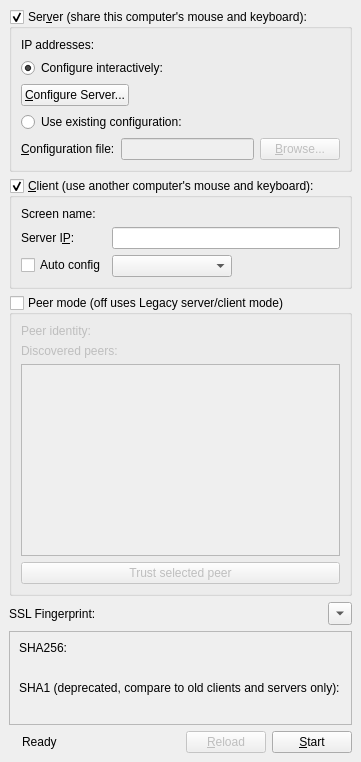
<?xml version="1.0" encoding="UTF-8"?>
<ui version="4.0">
 <class>MainWindow</class>
 <widget class="QMainWindow" name="MainWindow">
  <property name="sizePolicy">
   <sizepolicy hsizetype="Fixed" vsizetype="Fixed">
    <horstretch>0</horstretch>
    <verstretch>0</verstretch>
   </sizepolicy>
  </property>
  <property name="windowTitle">
   <string>InputLeap</string>
  </property>
  <widget class="QWidget" name="centralwidget">
   <layout class="QVBoxLayout" name="verticalLayout_2">
    <property name="sizeConstraint">
     <enum>QLayout::SetFixedSize</enum>
    </property>
    <item>
     <widget class="QGroupBox" name="m_pGroupServer">
      <property name="sizePolicy">
       <sizepolicy hsizetype="Preferred" vsizetype="Preferred">
        <horstretch>0</horstretch>
        <verstretch>0</verstretch>
       </sizepolicy>
      </property>
      <property name="title">
       <string>Ser&amp;ver (share this computer's mouse and keyboard):</string>
      </property>
      <property name="checkable">
       <bool>true</bool>
      </property>
      <property name="checked">
       <bool>true</bool>
      </property>
      <layout class="QVBoxLayout">
       <item>
        <layout class="QFormLayout" name="formLayout">
         <property name="fieldGrowthPolicy">
          <enum>QFormLayout::AllNonFixedFieldsGrow</enum>
         </property>
         <item row="0" column="0">
          <widget class="QLabel" name="label_2">
           <property name="text">
            <string>IP addresses:</string>
           </property>
          </widget>
         </item>
         <item row="0" column="1">
          <widget class="QLabel" name="m_pLabelIpAddresses">
           <property name="text">
            <string notr="true"/>
           </property>
          </widget>
         </item>
        </layout>
       </item>
       <item>
        <widget class="QRadioButton" name="m_pRadioInternalConfig">
         <property name="text">
          <string>Configure interactively:</string>
         </property>
         <property name="checked">
          <bool>true</bool>
         </property>
        </widget>
       </item>
       <item>
        <layout class="QHBoxLayout" name="horizontalLayout_4">
         <item>
          <widget class="QPushButton" name="m_pButtonConfigureServer">
           <property name="text">
            <string>&amp;Configure Server...</string>
           </property>
          </widget>
         </item>
         <item>
          <spacer>
           <property name="orientation">
            <enum>Qt::Horizontal</enum>
           </property>
           <property name="sizeHint" stdset="0">
            <size>
             <width>40</width>
             <height>20</height>
            </size>
           </property>
          </spacer>
         </item>
        </layout>
       </item>
       <item>
        <widget class="QRadioButton" name="m_pRadioExternalConfig">
         <property name="text">
          <string>Use existing configuration:</string>
         </property>
        </widget>
       </item>
       <item>
        <layout class="QHBoxLayout">
         <item>
          <widget class="QLabel" name="m_pLabelConfigurationFile">
           <property name="text">
            <string>&amp;Configuration file:</string>
           </property>
           <property name="buddy">
            <cstring>m_pLineEditConfigFile</cstring>
           </property>
          </widget>
         </item>
         <item>
          <widget class="QLineEdit" name="m_pLineEditConfigFile">
           <property name="enabled">
            <bool>false</bool>
           </property>
          </widget>
         </item>
         <item>
          <widget class="QPushButton" name="m_pButtonBrowseConfigFile">
           <property name="enabled">
            <bool>false</bool>
           </property>
           <property name="text">
            <string>&amp;Browse...</string>
           </property>
          </widget>
         </item>
        </layout>
       </item>
      </layout>
     </widget>
    </item>
    <item>
     <widget class="QGroupBox" name="m_pGroupClient">
      <property name="sizePolicy">
       <sizepolicy hsizetype="Preferred" vsizetype="Preferred">
        <horstretch>0</horstretch>
        <verstretch>0</verstretch>
       </sizepolicy>
      </property>
      <property name="title">
       <string>&amp;Client (use another computer's mouse and keyboard):</string>
      </property>
      <property name="checkable">
       <bool>true</bool>
      </property>
      <property name="checked">
       <bool>true</bool>
      </property>
      <layout class="QFormLayout" name="formLayout_3">
       <property name="fieldGrowthPolicy">
        <enum>QFormLayout::AllNonFixedFieldsGrow</enum>
       </property>
       <item row="0" column="0">
        <widget class="QLabel" name="label_5">
         <property name="text">
          <string>Screen name:</string>
         </property>
        </widget>
       </item>
       <item row="0" column="1">
        <widget class="QLabel" name="m_pLabelScreenName">
         <property name="text">
          <string notr="true"/>
         </property>
        </widget>
       </item>
       <item row="2" column="0">
        <widget class="QLabel" name="m_pLabelServerName">
         <property name="text">
          <string>Server I&amp;P:</string>
         </property>
         <property name="buddy">
          <cstring>m_pLineEditHostname</cstring>
         </property>
        </widget>
       </item>
       <item row="2" column="1">
        <widget class="QLineEdit" name="m_pLineEditHostname"/>
       </item>
       <item row="3" column="0">
        <widget class="QCheckBox" name="m_pCheckBoxAutoConfig">
         <property name="text">
          <string>Auto config</string>
         </property>
        </widget>
       </item>
       <item row="3" column="1">
        <widget class="QComboBox" name="m_pComboServerList">
         <property name="sizePolicy">
          <sizepolicy hsizetype="Maximum" vsizetype="Preferred">
           <horstretch>0</horstretch>
           <verstretch>0</verstretch>
          </sizepolicy>
         </property>
         <property name="minimumSize">
          <size>
           <width>120</width>
           <height>0</height>
          </size>
         </property>
        </widget>
       </item>
      </layout>
     </widget>
    </item>
    <item>
     <widget class="QGroupBox" name="m_pGroupPeer">
     <property name="title">
       <string>Peer mode (off uses Legacy server/client mode)</string>
      </property>
      <property name="checkable">
       <bool>true</bool>
      </property>
      <property name="checked">
       <bool>false</bool>
      </property>
      <layout class="QVBoxLayout" name="peerModeLayout">
       <item>
        <widget class="QLabel" name="m_pLabelPeerIdentity">
         <property name="text">
          <string>Peer identity:</string>
         </property>
         <property name="textInteractionFlags">
          <set>Qt::TextSelectableByMouse</set>
         </property>
        </widget>
       </item>
       <item>
        <widget class="QLabel" name="m_pLabelDiscoveredPeers">
         <property name="text">
          <string>Discovered peers:</string>
         </property>
        </widget>
       </item>
       <item>
        <widget class="QListWidget" name="m_pListPeers"/>
       </item>
       <item>
        <widget class="QPushButton" name="m_pButtonTrustPeer">
         <property name="text">
          <string>Trust selected peer</string>
         </property>
        </widget>
       </item>
      </layout>
     </widget>
    </item>
    <item>
     <layout class="QHBoxLayout" name="horizontalLayout_3">
      <item>
       <widget class="QLabel" name="m_pLabelFingerprint">
        <property name="sizePolicy">
         <sizepolicy hsizetype="Maximum" vsizetype="Preferred">
          <horstretch>0</horstretch>
          <verstretch>0</verstretch>
         </sizepolicy>
        </property>
        <property name="text">
         <string>SSL Fingerprint:</string>
        </property>
       </widget>
      </item>
      <item>
       <widget class="QLabel" name="m_pLabelLocalFingerprint">
        <property name="text">
         <string/>
        </property>
        <property name="textFormat">
         <enum>Qt::PlainText</enum>
        </property>
       </widget>
      </item>
      <item>
       <widget class="QToolButton" name="toolbutton_show_fingerprint">
        <property name="text">
         <string>...</string>
        </property>
        <property name="arrowType">
         <enum>Qt::DownArrow</enum>
        </property>
       </widget>
      </item>
     </layout>
    </item>
    <item>
     <widget class="QFrame" name="frame_fingerprint_details">
      <property name="frameShape">
       <enum>QFrame::StyledPanel</enum>
      </property>
      <property name="frameShadow">
       <enum>QFrame::Raised</enum>
      </property>
      <layout class="QGridLayout" name="gridLayout">
       <property name="sizeConstraint">
        <enum>QLayout::SetMinimumSize</enum>
       </property>
       <item row="1" column="1">
        <widget class="QLabel" name="label_sha256_randomart">
         <property name="font">
          <font>
           <family>Courier</family>
          </font>
         </property>
         <property name="text">
          <string/>
         </property>
         <property name="textInteractionFlags">
          <set>Qt::LinksAccessibleByMouse|Qt::TextSelectableByMouse</set>
         </property>
        </widget>
       </item>
       <item row="2" column="0" colspan="2">
        <widget class="QLabel" name="label_sha1">
         <property name="text">
          <string>SHA1 (deprecated, compare to old clients and servers only):</string>
         </property>
        </widget>
       </item>
       <item row="3" column="0" colspan="2">
        <widget class="QLabel" name="label_sha1_fingerprint_full">
         <property name="text">
          <string/>
         </property>
         <property name="textInteractionFlags">
          <set>Qt::LinksAccessibleByMouse|Qt::TextSelectableByMouse</set>
         </property>
        </widget>
       </item>
       <item row="0" column="0" colspan="2">
        <widget class="QLabel" name="label_sha256">
         <property name="text">
          <string>SHA256:</string>
         </property>
        </widget>
       </item>
       <item row="1" column="0">
        <widget class="QLabel" name="label_sha256_fingerprint_full">
         <property name="text">
          <string/>
         </property>
         <property name="textInteractionFlags">
          <set>Qt::LinksAccessibleByMouse|Qt::TextSelectableByMouse</set>
         </property>
        </widget>
       </item>
      </layout>
     </widget>
    </item>
    <item>
     <layout class="QHBoxLayout" name="horizontalLayout">
      <property name="sizeConstraint">
       <enum>QLayout::SetDefaultConstraint</enum>
      </property>
      <item>
       <widget class="QLabel" name="m_pLabelPadlock">
        <property name="enabled">
         <bool>true</bool>
        </property>
        <property name="text">
         <string/>
        </property>
       </widget>
      </item>
      <item>
       <widget class="QLabel" name="m_pStatusLabel">
        <property name="text">
         <string>Ready</string>
        </property>
       </widget>
      </item>
      <item>
       <spacer name="spacer">
        <property name="orientation">
         <enum>Qt::Horizontal</enum>
        </property>
        <property name="sizeHint" stdset="0">
         <size>
          <width>40</width>
          <height>20</height>
         </size>
        </property>
       </spacer>
      </item>
      <item>
       <widget class="QPushButton" name="m_pButtonReload">
        <property name="enabled">
         <bool>false</bool>
        </property>
        <property name="text">
         <string>&amp;Reload</string>
        </property>
       </widget>
      </item>
      <item>
       <widget class="QPushButton" name="m_pButtonToggleStart">
        <property name="text">
         <string>&amp;Start</string>
        </property>
       </widget>
      </item>
     </layout>
    </item>
   </layout>
  </widget>
  <action name="m_pActionAbout">
   <property name="text">
    <string>&amp;About InputLeap...</string>
   </property>
   <property name="shortcut">
    <string notr="true"/>
   </property>
   <property name="menuRole">
    <enum>QAction::AboutRole</enum>
   </property>
  </action>
  <action name="m_pActionQuit">
   <property name="text">
    <string>E&amp;xit</string>
   </property>
   <property name="statusTip">
    <string>Exit InputLeap completely</string>
   </property>
   <property name="shortcut">
    <string notr="true">Ctrl+Q</string>
   </property>
   <property name="menuRole">
    <enum>QAction::QuitRole</enum>
   </property>
  </action>
  <action name="m_pActionStartCmdApp">
   <property name="text">
    <string>&amp;Start</string>
   </property>
   <property name="statusTip">
    <string>Run</string>
   </property>
   <property name="shortcut">
    <string notr="true">Ctrl+S</string>
   </property>
  </action>
  <action name="m_pActionStopCmdApp">
   <property name="enabled">
    <bool>false</bool>
   </property>
   <property name="text">
    <string>S&amp;top</string>
   </property>
   <property name="statusTip">
    <string>Stop</string>
   </property>
   <property name="shortcut">
    <string notr="true">Ctrl+T</string>
   </property>
  </action>
  <action name="m_pActionMinimize">
   <property name="text">
    <string>&amp;Hide</string>
   </property>
   <property name="toolTip">
    <string>Hide</string>
   </property>
   <property name="shortcut">
    <string notr="true">F5</string>
   </property>
  </action>
  <action name="m_pActionRestore">
   <property name="text">
    <string>&amp;Show</string>
   </property>
   <property name="toolTip">
    <string>Show</string>
   </property>
   <property name="shortcut">
    <string notr="true"/>
   </property>
  </action>
  <action name="m_pActionSave">
   <property name="text">
    <string>S&amp;ave configuration</string>
   </property>
   <property name="statusTip">
    <string>Save the interactively generated server configuration to a file.</string>
   </property>
   <property name="shortcut">
    <string notr="true">Ctrl+Alt+S</string>
   </property>
  </action>
  <action name="m_pActionSettings">
   <property name="text">
    <string>Change &amp;Settings</string>
   </property>
   <property name="statusTip">
    <string>Edit settings</string>
   </property>
   <property name="shortcut">
    <string notr="true">F4</string>
   </property>
   <property name="menuRole">
    <enum>QAction::PreferencesRole</enum>
   </property>
  </action>
  <action name="m_pActionShowLog">
   <property name="text">
    <string>Show &amp;Log</string>
   </property>
   <property name="toolTip">
    <string>Show Log</string>
   </property>
   <property name="shortcut">
    <string notr="true">F2</string>
   </property>
  </action>
  <action name="m_pActionReload">
   <property name="text">
    <string>&amp;Reload</string>
   </property>
   <property name="toolTip">
    <string>Reload app</string>
   </property>
   <property name="shortcut">
    <string notr="true"/>
   </property>
  </action>
 </widget>
 <resources>
  <include location="../res/InputLeap.qrc"/>
 </resources>
 <connections>
  <connection>
   <sender>m_pRadioExternalConfig</sender>
   <signal>toggled(bool)</signal>
   <receiver>m_pLineEditConfigFile</receiver>
   <slot>setEnabled(bool)</slot>
   <hints>
    <hint type="sourcelabel">
     <x>156</x>
     <y>179</y>
    </hint>
    <hint type="destinationlabel">
     <x>169</x>
     <y>209</y>
    </hint>
   </hints>
  </connection>
  <connection>
   <sender>m_pRadioExternalConfig</sender>
   <signal>toggled(bool)</signal>
   <receiver>m_pButtonBrowseConfigFile</receiver>
   <slot>setEnabled(bool)</slot>
   <hints>
    <hint type="sourcelabel">
     <x>353</x>
     <y>182</y>
    </hint>
    <hint type="destinationlabel">
     <x>356</x>
     <y>211</y>
    </hint>
   </hints>
  </connection>
  <connection>
   <sender>m_pRadioInternalConfig</sender>
   <signal>toggled(bool)</signal>
   <receiver>m_pButtonConfigureServer</receiver>
   <slot>setEnabled(bool)</slot>
   <hints>
    <hint type="sourcelabel">
     <x>204</x>
     <y>244</y>
    </hint>
    <hint type="destinationlabel">
     <x>212</x>
     <y>274</y>
    </hint>
   </hints>
  </connection>
  <connection>
   <sender>m_pButtonToggleStart</sender>
   <signal>clicked()</signal>
   <receiver>m_pActionStartCmdApp</receiver>
   <slot>trigger()</slot>
   <hints>
    <hint type="sourcelabel">
     <x>361</x>
     <y>404</y>
    </hint>
    <hint type="destinationlabel">
     <x>-1</x>
     <y>-1</y>
    </hint>
   </hints>
  </connection>
 </connections>
</ui>
